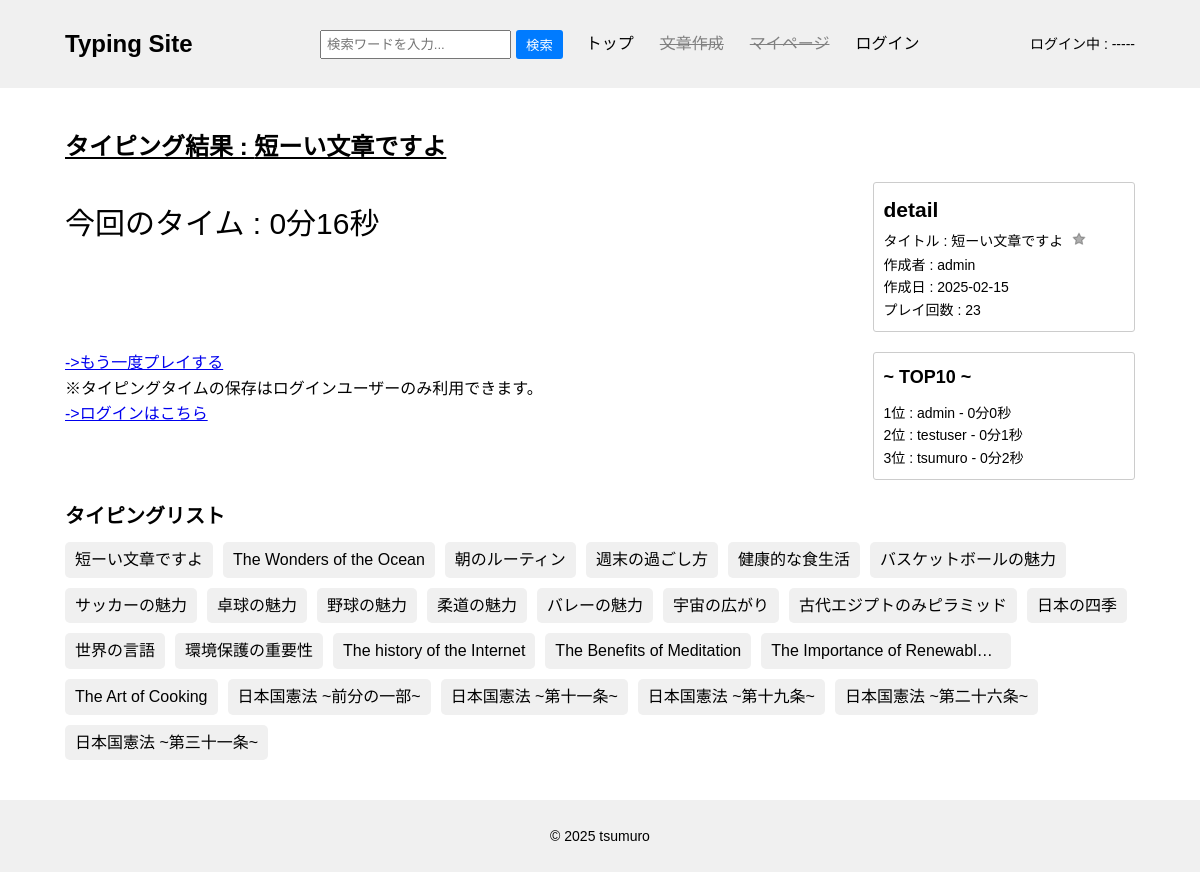
The page /guest_result/16/16 on the database as committed earlier.
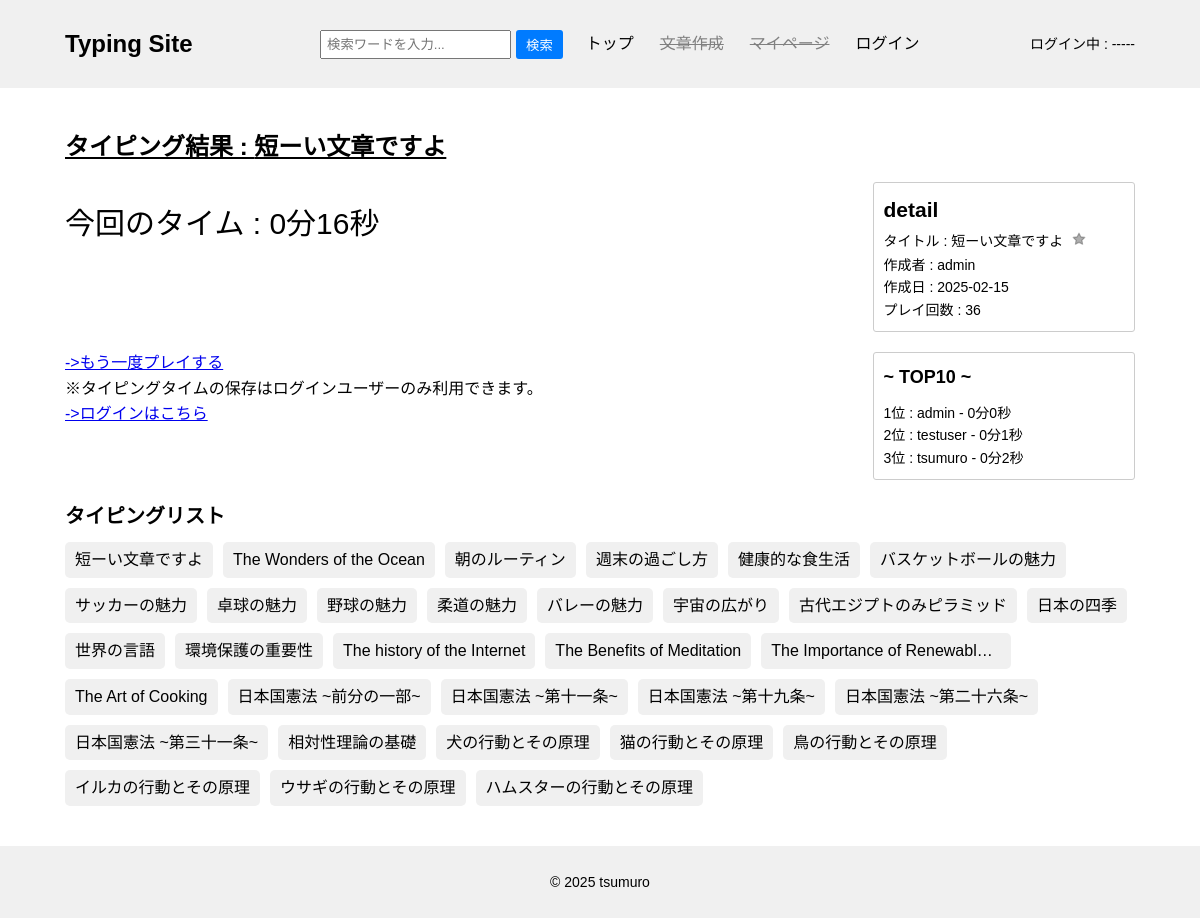
The same page on the database as committed later.
### contentapp/models.py (models this page shows, shortened)
class Content(models.Model):
    user = models.ForeignKey(
        settings.AUTH_USER_MODEL,
        on_delete=models.SET_NULL,
        null=True,
        blank=True
    )
    title = models.CharField(max_length=50, unique=True)
    sentence = models.TextField()
    category = models.ForeignKey(
        Category,
        on_delete=models.SET_NULL,
        null=True,
        blank=True,
    )
    is_public = models.BooleanField(default=True)
    play_count = models.IntegerField(default=0)
    created_at = models.DateTimeField(auto_now_add=True)

### accounts/models.py (models this page shows)
class CustomUser(AbstractUser):
    pass

### typingapp/models.py (models this page shows, shortened)
class History(models.Model):
    user = models.ForeignKey(CustomUser, on_delete=models.CASCADE)
    title = models.ForeignKey(Content, on_delete=models.CASCADE)
    typing_time = models.IntegerField()

### typingapp/views.py (the view)
# urls.py: path('guest_result/<int:pk>/<int:typing_time>', views.GuestResultView.as_view(), name='guest_result'),
class GuestResultView(generic.DetailView):
    model = Content
    template_name = "guest_result.html"
    context_object_name = "content_object"
    def get_context_data(self, **kwargs):
        context = super().get_context_data(**kwargs)
        typing_time = self.kwargs.get("typing_time")
        context['typing_time'] = int(typing_time)
        context['ranking_list'] = History.objects.filter(title__title=self.object.title).order_by("typing_time")
        context['content_list'] = Content.objects.filter(is_public=True).order_by("-play_count")
        return context

### templatetags/custom_filters.py (called while the page is built)
@register.filter
def format_duration(seconds):
    minutes = seconds // 60
    remaining_seconds = seconds % 60
    return f"{minutes}分{remaining_seconds}秒"

### typingapp/templates/guest_result.html (shortened to what this page needs)
{% extends "base.html" %}
{% load custom_filters %}
{% block contents %}
<div class="index-content">
    <div class="typing-content">
        <div id="title">
            <p><strong>タイピング結果 : {{ content_object.title }} </strong></p>
        </div>
        <div class="result-time">
                <p>今回のタイム : {{ typing_time|format_duration }}</p>
        </div>
        <div id="result-comment">
            <a href="{% url "typingapp:typing" content_object.pk %}">->もう一度プレイする</a>
            <p>※タイピングタイムの保存はログインユーザーのみ利用できます。</p>
            <a href="{% url "accounts:login" %}"> ->ログインはこちら </a>
        </div>
    </div>
    <div class="info-content">
        <div class="detail-list">
            <form method="post">
                <p>
                    <h2>detail</h2>
                    タイトル : {{ content_object.title }}
                        <button type="submit" id="favorite-button" class="favorite-add-btn" title="お気に入り登録(ログインが必要)" disabled>
                            <svg xmlns="http://www.w3.org/2000/svg" width="24" height="24" viewBox="0 0 24 24" fill="currentColor" stroke="currentColor" stroke-width="2" stroke-linecap="round" stroke-linejoin="round">
                                <polygon points="12 2 15.09 8.26 22 9.27 17 14.14 18.18 21.02 12 17.77 5.82 21.02 7 14.14 2 9.27 8.91 8.26 12 2"></polygon>
                            </svg>
                        </button>
                    <br>
                    作成者 : {{ content_object.user }}
                    <br>
                    作成日 : {{ content_object.created_at|date:"Y-m-j" }}
                    <br>
                    プレイ回数 : {{ content_object.play_count }}
                </p>
            </form>
        </div>
        <div class="ranking_list">
            <h2>~ TOP10 ~</h2>
            <ul>
                {% for ranking in ranking_list|slice:":10" %}
                    <li>{{ forloop.counter }}位 : {{ ranking.user }} - {{ ranking.typing_time|format_duration }}</li>
                {% empty %}
                    <li>まだランキングがありません</li>
                {% endfor %}
            </ul>
        </div>
    </div>
</div>
<div class="content-list">
    <h2>タイピングリスト</h2>
    <ul>
        {% for content in content_list %}
        <li><a href="{% url "typingapp:typing" content.pk %}">{{ content.title }}</a></li>
        {% endfor %}
    </ul>
</div>
{% endblock %}

### typingapp/templates/base.html (shortened to what this page needs)
{% load static %}
<!DOCTYPE html>
<html lang="ja">
<head>
    <link rel="stylesheet" href="{% static "css/style.css" %}">
</head>
<body>
    <header>
        <div class="container">
            <h2>Typing Site</h2>
            <ul>
                <li>
                    <form method="get" id="search" action="{% url "contentapp:typing_list" %}">
                        <input type="text" name="search" placeholder="検索ワードを入力...">
                        <button id="search-button" type="submit">検索</button>
                    </form>
                </li>
                <li><a href="{% url "typingapp:index" %}">トップ</a></li>
                {% if user.is_authenticated %}
                    <li><a href="{% url "contentapp:create_content" %}">文章作成</a></li>
                    <li><a href="{% url "contentapp:mypage" username=request.user.username %}">マイページ</a></li>
                    <li>
                        <form method="post" action="{% url 'accounts:logout' %}">
                            {% csrf_token %}
                            <button type="submit" id="logout-button">ログアウト</button>
                        </form>
                    </li>
                {% else %}
                    <li><a href="#" class="disabled-link" title="ログインが必要">文章作成</a></li>
                    <li><a href="#" class="disabled-link" title="ログインが必要">マイページ</a></li>
                    <li><a href="{% url "accounts:login" %}">ログイン</a></li>
                {% endif %}
            </ul>
            {% if user.is_authenticated %}
                <div id="user">ログイン中 : {{ user.username }}</div>
            {% else %}
                <div id="user">ログイン中 : -----</div>
            {% endif %}
        </div>
    </header>
    <div class="container">
        <div id="contents">
            {% block contents %}{% endblock %}
        </div>
    </div>
    <footer>
        <div class="container">
            &copy; 2025 tsumuro
        </div>
    </footer>
</body>
</html>

### typingproject/static/css/style.css (style rules this page uses)
* { margin: 0; padding: 0; box-sizing: border-box; }
body { font-family: Arial, sans-serif; line-height: 1.6; }
.container { max-width: 1100px; margin: 0 auto; padding: 15px; }
header { background-color: #f0f0f0; padding: 10px 0; }
header .container { display: flex; justify-content: space-between; align-items: center; }
header h2 { font-size: 24px; font-weight: bold; }
header #user { font-size: 14px; }
header ul { list-style: none; display: flex; align-items: center; }
header ul li { margin-left: 20px; }
header ul li a, header ul li button#logout-button { text-decoration: none; color: #000; font-size: 16px; background: none; border: none; border-radius: 3px; cursor: pointer; padding: 5px 3px; transition: transform 0.2s ease, box-shadow 0.2s ease; }
header ul li form { display: flex; align-items: center; }
header ul li input[type="text"] { padding: 5px; margin-right: 5px; }
header ul li #search-button { padding: 5px 10px; background-color: #007bff; color: white; border: none; border-radius: 3px; cursor: pointer; transition: transform 0.2s ease, box-shadow 0.2s ease; }
.disabled-link { text-decoration: line-through; color: gray; cursor: not-allowed; }
#contents { padding: 25px 0; }
footer { background-color: #f0f0f0; text-align: center; padding: 10px 0; font-size: 14px; }
.index-content { display: flex; gap: 20px; margin-bottom: 20px; }
.typing-content { flex: 7.5; }
.info-content { flex: 2.5; }
.typing-content #title { font-size: 24px; margin-bottom: 15px; display: flex; align-items: center; gap: 10px; text-decoration: underline; }
.detail-list #favorite-button svg { width: 14px; height: 14px; }
.info-content .detail-list #favorite-button { font-size: 15px; }
.result-time { font-size: 30px; text-align: center; position: absolute; top: 200px; }
#result-comment { position: absolute; top:350px; }
.info-content { font-size: 14px; padding-top: 54px; }
.info-content .detail-list { margin-bottom: 20px; }
.detail-list, .ranking_list { padding: 10px; border: 1px solid #ccc; border-radius: 3px; }
.info-content .ranking_list h2 { font-size: 18px; margin-bottom: 10px; }
.info-content .ranking_list ul { list-style-type: none; padding-left: 0; }
.content-list { margin-top: 20px; }
.content-list h2 { font-size: 20px; margin-bottom: 10px; }
.content-list ul { display: flex; flex-wrap: wrap; gap: 10px; list-style-type: none; padding-left: 0; }
.content-list li { background-color: #f0f0f0; border-radius: 5px; display: inline-block; max-width: 250px; transition: transform 0.2s ease, box-shadow 0.2s ease; }
.content-list a { text-decoration: none; color: #000; display: block; padding: 5px 10px; white-space: nowrap; overflow: hidden; text-overflow: ellipsis; }
.favorite-delete-btn, .favorite-add-btn { background: none; border: none; cursor: pointer; padding: 5px; transition: all 0.3s ease; }
.favorite-add-btn svg { width: 20px; height: 20px; fill: #aeaeae; transition: all 0.3s ease; }

Rows that differ between the two databases and show on the page:
changed Content "短ーい文章ですよ": play_count "23" → "36"
added Content: title "相対性理論の基礎"
added Content: title "犬の行動とその原理"
added Content: title "猫の行動とその原理"
added Content: title "鳥の行動とその原理"
added Content: title "イルカの行動とその原理"
added Content: title "ウサギの行動とその原理"
added Content: title "ハムスターの行動とその原理"
